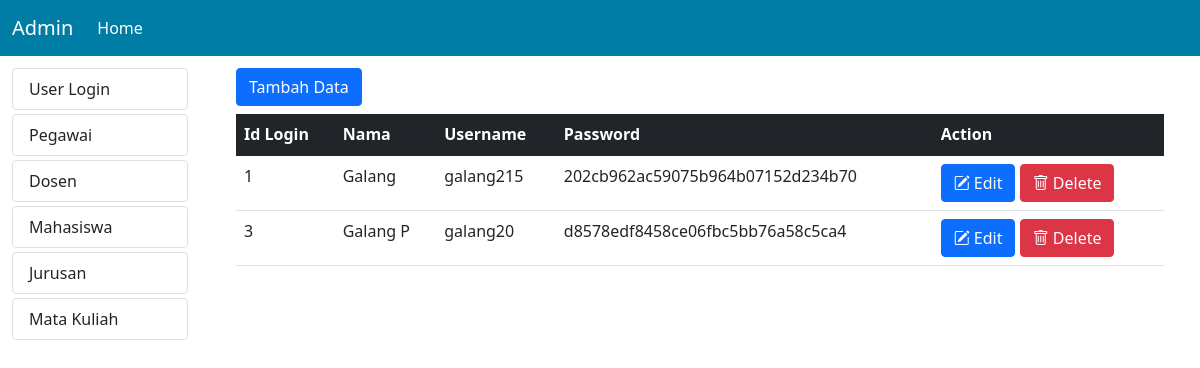
The page /admin/home.php?modul=mod_userlogin on the database its author committed.
### tables this page shows
CREATE TABLE `mst_menu` (
  `id_menu` int(11) NOT NULL AUTO_INCREMENT,
  `nama_menu` varchar(100) NOT NULL,
  `link` varchar(100) NOT NULL,
  `isactive` enum('1','0') NOT NULL,
  PRIMARY KEY (`id_menu`)
);

CREATE TABLE `mst_login` (
  `id_login` int(11) NOT NULL AUTO_INCREMENT,
  `nama` varchar(50) NOT NULL,
  `username` varchar(50) NOT NULL,
  `password` varchar(50) NOT NULL,
  `isactive` enum('1','0') NOT NULL,
  PRIMARY KEY (`id_login`)
);

### admin/menu.php (the view)
<?php
$qry_menu = mysqli_query($koneksi, "SELECT * FROM mst_menu WHERE isactive=1");
while ($row = mysqli_fetch_array($qry_menu)) {
?>
    <a href="?modul=<?= $row['link']; ?>" style="text-decoration: none;" class="links1">
        <li class="list-group-item links rounded-3 mt-1"><?= $row["nama_menu"]; ?></li>
    </a>
<?php
}
?>

### admin/mod_userlogin/index.php
<?php
include 'login_ctrl.php';
if (!isset($_GET['act'])) {
?>
    <div class="container pt-1">
        <a href="?modul=mod_userlogin&act=add" class="btn btn-primary mb-2">Tambah Data</a>
        <table class="table">
            <thead class="bg-dark text-white">
                <tr>
                    <th>Id Login</th>
                    <th>Nama</th>
                    <th>Username</th>
                    <th>Password</th>
                    <th>Action</th>
                </tr>
            </thead>
            <?php
            $data = mysqli_query($koneksi, "SELECT * FROM mst_login");
            foreach ($data as $d) :
            ?>
                <tr>
                    <td><?= $d["id_login"]; ?></td>
                    <td><?= $d["nama"]; ?></td>
                    <td><?= $d["username"]; ?></td>
                    <td><?= $d["password"]; ?></td>
                    <td>
                        <a href="?modul=mod_userlogin&act=edit&id=<?= $d["id_login"]; ?>" class="btn btn-xs btn-primary"><i class="bi bi-pencil-square"></i> Edit</a>
                        <a href="?modul=mod_userlogin&act=delete&id=<?= $d["id_login"]; ?>" class="btn btn-xs btn-danger"><i class="bi bi-trash"></i> Delete</a>
                    </td>
                </tr>
            <?php
            endforeach;
            ?>
        </table>
    </div>
<?php
} else if (isset($_GET['act']) && ($_GET['act'] == "add")) {
?>
    <div class="container mt-3">
        <h3 class="mb-4"><?= $judul; ?></h3>
        <div class="row">
            <div class="col">
                <form action="mod_userlogin/login_ctrl.php?modul=mod_userlogin&act=save" method="POST">
                    <div class="mb-3 row">
                        <label for="nama" class="col-sm-2 col-form-label">Nama</label>
                        <div class="col-sm-6">
                            <input type="text" class="form-control" id="nama" name="nama">
                        </div>
                    </div>
                    <div class="mb-3 row">
                        <label for="username" class="col-sm-2 col-form-label">Username</label>
                        <div class="col-sm-6">
                            <input type="text" class="form-control" id="username" name="username">
                        </div>
                    </div>
                    <div class="mb-3 row">
                        <label for="password" class="col-sm-2 col-form-label">Password</label>
                        <div class="col-sm-6">
                            <input type="text" class="form-control" id="password" name="password">
                        </div>
                    </div>
                    <div class="mb-3 row">
                        <div class="col-sm-2"></div>
                        <div class="col-sm-6">
                            <div class="form-check">
                                <input class="form-check-input" type="checkbox" name="isactive" id="isactive"> Aktif
                            </div>
                        </div>
                    </div>
                    <div class="row">
                        <div class="col-md-2"></div>
                        <div class="col-md-10">
                            <a href="?modul=mod_userlogin" type="cancel" class="btn btn-secondary"><i class="bi bi-box-arrow-left"></i> Kembali</a>
                            <button type="cancel" class="btn btn-danger"><i class="bi bi-x-square"></i> Reset</button>
                            <button type="submit" class="btn btn-primary"><i class="bi bi-save"></i> Submit</button>
                        </div>
                    </div>
                </form>
            </div>
        </div>
    </div>
    <?php
} else if (isset($_GET['act']) && ($_GET['act'] == "edit")) {
    $id = $_GET['id'];
    $qry_edit = mysqli_query($koneksi, "SELECT * FROM mst_login WHERE id_login='$id'");
    foreach ($qry_edit as $q) :
    ?>
        <div class="container mt-3">
            <h3 class="mb-4"><?= $judul1; ?></h3>
            <div class="row">
                <div class="col">
                    <form action="mod_userlogin/login_ctrl.php?modul=mod_userlogin&act=update" method="POST">
                        <div class="mb-3 row">
                            <label for="nama" class="col-sm-2 col-form-label">Nama</label>
                            <div class="col-sm-6">
                                <input type="hidden" class="form-control" name="id_login" value="<?= $q['id_login']; ?>">
                                <input type="text" class="form-control" id="nama" name="nama" value="<?= $q['nama']; ?>">
                            </div>
                        </div>
                        <div class="mb-3 row">
                            <label for="username" class="col-sm-2 col-form-label">Username</label>
                            <div class="col-sm-6">
                                <input type="text" class="form-control" id="username" name="username" value="<?= $q['username']; ?>">
                            </div>
                        </div>
                        <div class="mb-3 row">
                            <label for="password" class="col-sm-2 col-form-label">Password</label>
                            <div class="col-sm-6">
                                <input type="text" class="form-control" id="password" name="password" value="<?= $q['password']; ?>">
                            </div>
                        </div>
                        <div class="mb-3 row">
                            <div class="col-sm-2"></div>
                            <div class="col-sm-6">
                                <div class="form-check">
                                    <input class="form-check-input" type="checkbox" name="isactive" id="isactive" <?= $q['isactive'] == 1 ? "checked" : "" ?>> Aktif
                                </div>
                            </div>
                        </div>
                        <div class="row">
                            <div class="col-md-2"></div>
                            <div class="col-md-10">
                                <a href="?modul=mod_userlogin" type="cancel" class="btn btn-secondary"><i class="bi bi-box-arrow-left"></i> Kembali</a>
                                <button type="cancel" class="btn btn-danger"><i class="bi bi-x-square"></i> Reset</button>
                                <button type="submit" class="btn btn-primary"><i class="bi bi-save"></i> Simpan</button>
                            </div>
                        </div>
                    </form>
                </div>
            </div>
        </div>
<?php
    endforeach;
}
?>

### rows shown on the page
mst_menu: nama_menu "User Login"
mst_menu: nama_menu "Pegawai"
mst_menu: nama_menu "Dosen"
mst_menu: nama_menu "Mahasiswa"
mst_menu: nama_menu "Jurusan"
mst_menu: nama_menu "Mata Kuliah"
mst_login: id_login "1", nama "Galang", username "galang215", password "202cb962ac59075b964b07152d234b70"
mst_login: id_login "3", nama "Galang P", username "galang20", password "d8578edf8458ce06fbc5bb76a58c5ca4"
